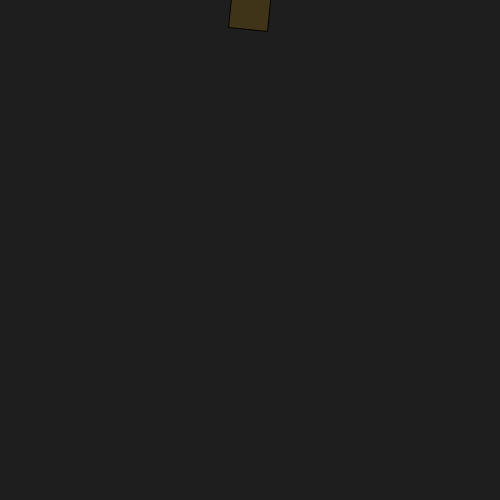
Frame 1 (no input)
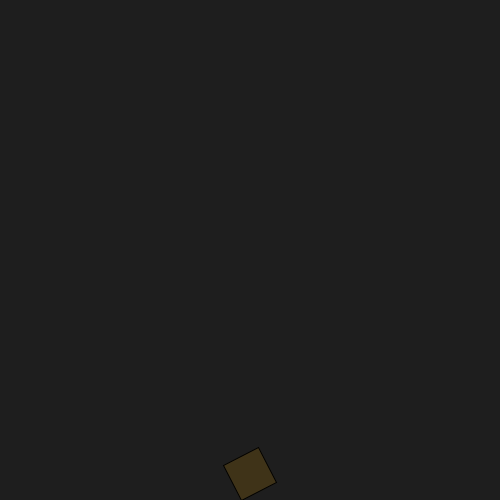
Frame 60 (the mouse pressed at the canvas centre just before this capture)
Frame 120 (the mouse held since frame 60 and released just before this capture): identical to frame 60, image omitted

The Processing sketch that drew these frames (run headless with seeded random() and noise(); from frame 60 on, the mouse is pressed at the canvas centre):

// Processing sketch: processing_53532
// ── processing_53532.pde

int caida;
float roll = 0.0;
 
void setup (){
  size (500,500);
  smooth ();
  caida = 0;
  }
void draw(){
  roll = roll + 0.1;
  caida = caida + 10;
  background(30);
  translate(250, caida);
  rotate(roll);
  fill(200, 140, 0, 50);
  rect(-20,-20,40,40);
   
 if (caida>464){
   caida = 464;
   roll = 1;
     
 }
}
